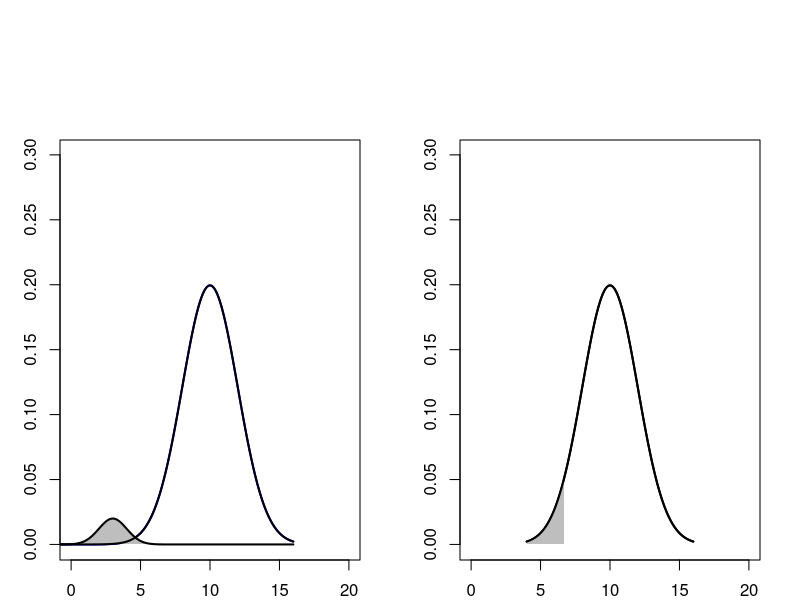

Recreate this plot in R.
# Set up two panels side by side with overall title
png("Figures/disturbo_2.png", res=150, width=1000, height=800)
par(mfrow = c(1, 2), oma = c(0, 0, 3, 0), mar=c(2,3,4,2))

# Left panel: Two overlayed density plots
x1 <- seq(-2, 16, length.out = 1000)
y1 <- dnorm(x1, mean = 10, sd = 2)
y2 <- dnorm(x1, mean = 3, sd = 1)* 0.05

plot(x1, y1, type = "l", col = "blue", lwd = 2,
     xlab = "Value", ylab = "Density",
     #main = "Two Normal Distributions",
     ylim = c(0, max(c(y1, y2)+0.1)), xlim=c(0,20))

# Shade the entire area under the mean=3, sd=1 distribution
polygon(c(min(x1), x1, max(x1)), c(0, y2, 0),
        col = "gray", border = NA)

# Redraw the lines on top
lines(x1, y1, col = "black", lwd = 2)
lines(x1, y2, col = "black", lwd = 2)

#legend("topright", legend = c("Mean=10, SD=2", "Mean=3, SD=1"),
#       col = c("black", "red"), lwd = 2)

# Right panel: Normal distribution with right tail highlighted
x2 <- seq(4, 16, length.out = 1000)
y3 <- dnorm(x2, mean = 10, sd = 2)

# Find the critical value for p = 0.05 (left tail - lower 5%)
critical_value <- qnorm(0.05, mean = 10, sd = 2)

plot(x2, y3, type = "l", col = "black", lwd = 2,
     xlab = "Value", ylab = "Density", ylim = c(0, max(c(y1, y2)+0.1)), xlim=c(0,20))

# Shade the left tail (p = 0.05 - lower 5%)
x_tail <- seq(4, critical_value, length.out = 1000)
y_tail <- dnorm(x_tail, mean = 10, sd = 2)
polygon(c(4, x_tail, critical_value), c(0, y_tail, 0),
        col = "gray", border = NA)

# Redraw the line on top
lines(x2, y3, col = "black", lwd = 2)

# Add overall title
#mtext("Due diverse possibilità", outer = TRUE, cex = 1.5, font = 2)

# Reset plotting parameters
par(mfrow = c(1, 1))
dev.off()
